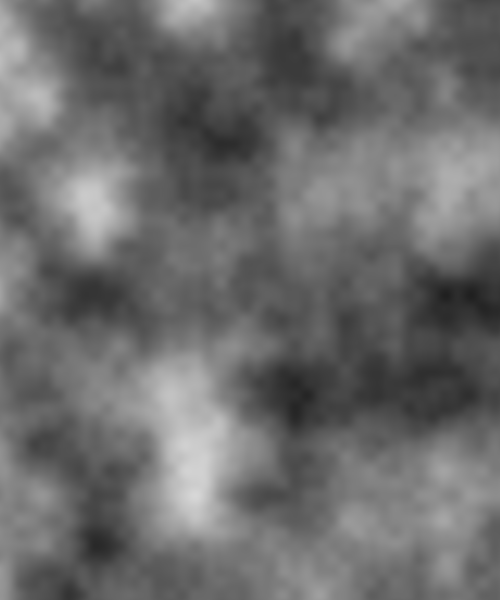
Frame 1 (no input)
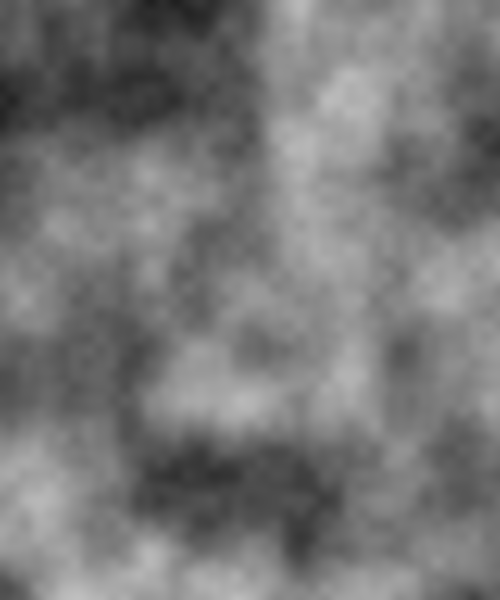
Frame 60 (the mouse pressed at the canvas centre just before this capture)
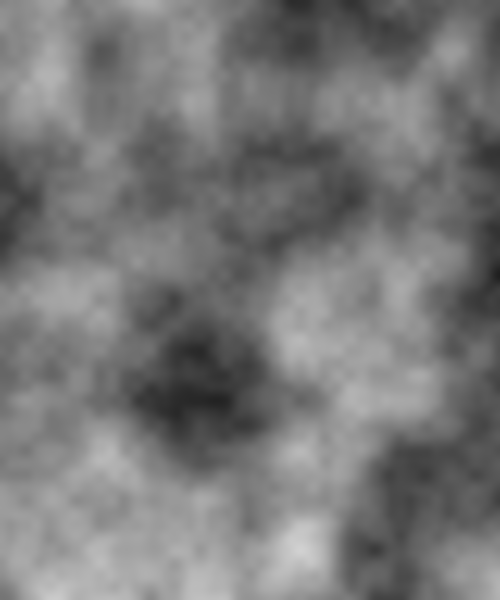
Frame 120 (the mouse held since frame 60 and released just before this capture)

The Processing sketch that drew these frames (run headless with seeded random() and noise(); from frame 60 on, the mouse is pressed at the canvas centre):

// Processing sketch: inclass_noise2D
// ── inclass_noise2D.pde
PImage img;

void setup() {
  size(500, 600);
  background(0);
  img = createImage(width, height, RGB);
}

void draw() {
  background(0);

  img.loadPixels();
  //to see pixel calculation: println(img.pixels.length);
  for (int index = 0; index < img.pixels.length; index++) {
    int x = index % img.width; 
    int y = floor(index / img.width); //or use "int"
    
    float spd = 5.0;
    float amp = 1;
    float freqX = (frameCount * spd + x) * 0.01;  //time, position
    float freqY = (frameCount * spd + y) * 0.01;  //time, position
    float value = noise( freqX, freqY ) * amp;
    
    float w = map(value, 0, 1, 0, 255);
    
    img.pixels[index] = color(w);
  }
  img.updatePixels();
  
  image(img,0,0);
}
